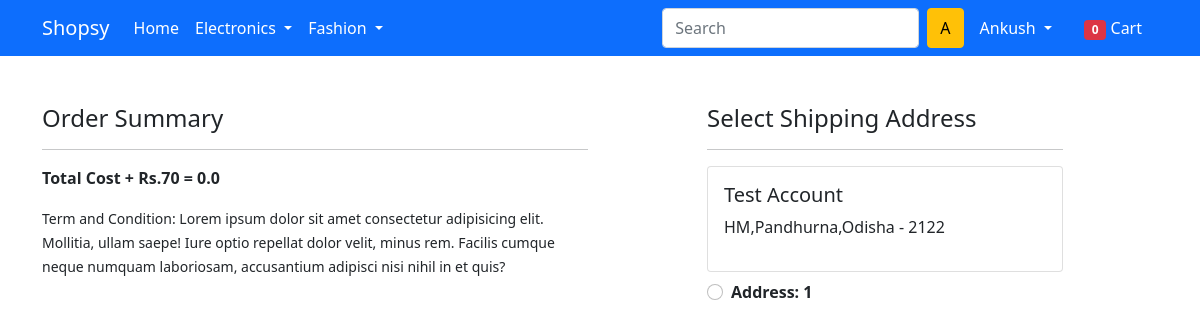
Screenshot of /checkout/ (signed in) with the database file from the repository.
### app/models.py (models this page shows, shortened)
class Customer(models.Model):
    is_active = models.BooleanField(default=False)
    user = models.ForeignKey(User, on_delete=models.CASCADE)
    name = models.CharField(max_length=200)
    locality = models.CharField(max_length=200)
    city = models.CharField(max_length=50)
    zipcode = models.IntegerField()
    state = models.CharField(choices=STATE_CHOICES, max_length=50)

### app/views.py (the view)
# urls.py: path('checkout/', views.checkout, name='checkout'),
@login_required
def checkout(request):
    totalitem = 0
    user=request.user
    address = Customer.objects.filter(user=user)
    cart_items = Cart.objects.filter(user=user)
    amount = 0.0
    shipping_amount =70.0
    total_amount = 0.0
    cart_products = Cart.objects.filter(user=request.user)
    if cart_products:
        for item in cart_products:
            temp_amount = item.quantity * item.product.discount_price  # Multiply quantity by discount price
            amount += temp_amount  # Sum up all item amounts
        total_amount = amount + shipping_amount
    if not address.exists():
        return redirect('profile')
    if request.user.is_authenticated:
        totalitem = len(Cart.objects.filter(user=request.user))
    return render(request, 'app/checkout.html', {'address':address, 'totalamount':total_amount, 'cartitems': cart_items, 'totalitem':totalitem})

### app/templates/app/checkout.html (shortened to what this page needs)
{% extends 'app/base.html' %}
{% load static %}
{% block main-content %}
<div class="container">
 <div class="row mt-5">
  <div class="col-sm-6">
    <h4>Order Summary</h4>
    <hr>
    <p class="fw-bold">Total Cost + Rs.70 = {{totalamount}}</p>
    <small>Term and Condition: Lorem ipsum dolor sit amet consectetur adipisicing elit. Mollitia, ullam saepe! Iure optio repellat dolor velit, minus rem. Facilis cumque neque numquam laboriosam, accusantium adipisci nisi nihil in et quis?</small>
  </div>
  <div class="col-sm-4 offset-sm-1">
    <h4>Select Shipping Address</h4>
    {% if address %}
    <hr>
    <form action="/paymentdone" id="myform">
      {% for addrs in address %}
      <div class="card">
        <div class="card-body">
        <h5>{{addrs.name}}</h5>
        <p>{{addrs.locality}},{{addrs.city}},{{addrs.state}} - {{addrs.zipcode}}</p>
        </div>
      </div>
        <div class="form-check mt-2 mb-5">
          <input class="form-check-input" type="radio" value="{{addrs.id}}" name="custid" id="custaddress{{forloop.counter}}">
          <label class="form-check-label fw-bold" for="custaddress{{forloop.counter}}">
            Address: {{forloop.counter}} </label>
        </div>
      {% endfor %}
      </form>
    {% else %}
      <p class="text-danger">No address found. Please <a href="{% url 'address' %}">add an address</a> to proceed.</p>
    {% endif %}
    </div>
  </div>
</div>
{% endblock main-content %}

### app/templates/app/base.html (shortened to what this page needs)
<!doctype html>
{% load static %}
<html lang="en">
  <head>
    <link href="https://cdn.jsdelivr.net/npm/bootstrap@5.0.0-beta1/dist/css/bootstrap.min.css" rel="stylesheet">
    <link rel="stylesheet" href="{% static 'app/css/owl.carousel.min.css' %}">
    <link rel="stylesheet" href="{% static 'app/css/all.min.css' %}">
    <link href="https://cdnjs.cloudflare.com/ajax/libs/font-awesome/5.15.4/css/all.min.css" rel="stylesheet">
    <link rel="stylesheet" href="{% static 'app/css/style.css' %}">
  </head>
  <body>
    <nav class="navbar navbar-expand-lg navbar-dark bg-primary">
     <div class="container">
       <a class="navbar-brand" href="/">Shopsy</a>
       <div class="collapse navbar-collapse" id="navbarSupportedContent">
         <ul class="navbar-nav me-auto mb-2 mb-lg-0">
           <li class="nav-item">
             <a class="nav-link active" aria-current="page" href="/">Home</a>
           </li>
           <li class="nav-item dropdown">
             <a class="nav-link dropdown-toggle text-white" href="#" id="electronicsDropdown" role="button" data-bs-toggle="dropdown" aria-expanded="false">
               Electronics
             </a>
           </li>
           <li class="nav-item dropdown">
             <a class="nav-link dropdown-toggle text-white" href="#" id="fashionDropdown" role="button" data-bs-toggle="dropdown" aria-expanded="false">
               Fashion
             </a>
           </li>
         </ul>
         <div>
          <ul class="navbar-nav me-auto mb-2 mb-lg-0">
            {% if request.user.is_authenticated %}
            <form class="d-flex">
              <input class="form-control me-2" type="search" placeholder="Search" aria-label="Search">
              <button class="btn btn-warning" type="submit">{{user.username|slice:":1"|capfirst}}</button>
            </form>
           <li class="nav-item dropdown mx-2">
              <a class="nav-link dropdown-toggle text-white" href="#" id="profileDropdown" role="button" data-bs-toggle="dropdown" aria-expanded="false">
                {{user.username|capfirst}}
              </a>
            </li>
            <li class="nav-item mx-2">
             <a href="{% url 'showcart' %}" class="nav-link text-white"><span class="badge bg-danger">{{totalitem}}</span> Cart </a>
            </li>
            {% endif %}
          </ul>
         </div>
       </div>
     </div>
    </nav>
    {% block main-content %} {% endblock main-content %}
  </body>
</html>

### rows the page displays
Customer: name "Test Account", locality "HM", city "Pandhurna", state "Odisha", zipcode "2122"

### other values shown
{{ user.username|slice:":1"|capfirst }} "A"
{{ user.username|capfirst }} "Ankush"
{{ totalitem }} "0"
{{ totalamount }} "0.0"
